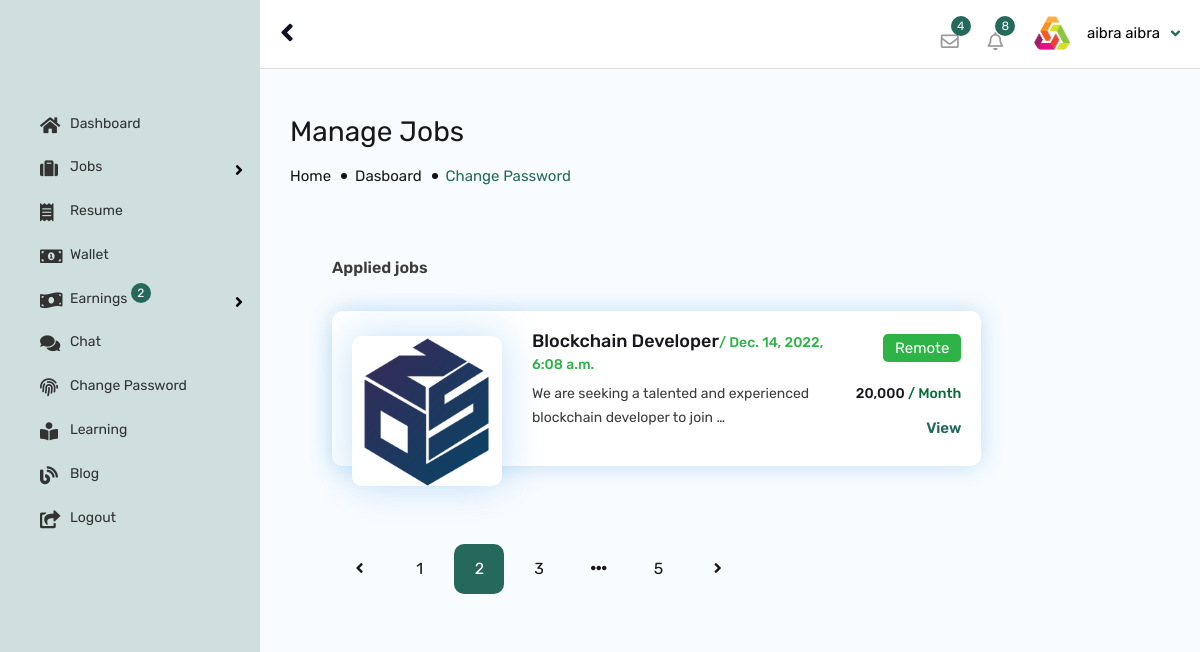
Screenshot of /job/my-applications/ (signed in) with the database file from the repository.
### app_user/models.py (models this page shows, shortened)
class AppUser(models.Model):
    qr_photo = models.FileField(upload_to='account_files/profile_photos/', blank=True, default="default_files/default_face.jpg")
    user = models.OneToOneField(User, on_delete=models.CASCADE)
    account_type = models.CharField(default="candidate",max_length=10)
    cprofile_status = models.BooleanField(default=False)
    cv = models.FileField(upload_to='account_files/profile_photos/', blank=True, default="default_files/default_face.jpg")
    profile_photo = models.FileField(upload_to='account_files/profile_photos/', blank=True, default="default_files/default_face.jpg")
    address = models.TextField(default=" ")
    country = models.CharField(default=" ",max_length=100)
    postcode = models.CharField(default=" ",max_length=100, blank=True, null=True)
    language = models.CharField(default=" ",max_length=100, blank=True, null=True)
    job_category = models.CharField(default=" ",max_length=100, blank=True, null=True)
    city = models.CharField(default=" ",max_length=100, blank=True, null=True)
    experience = models.CharField(default=" ",max_length=100, blank=True, null=True)
    current_salary = models.CharField(default=" ",max_length=100, blank=True, null=True)
    expected_salary = models.CharField(default=" ",max_length=100, blank=True, null=True)
    phone_no = models.CharField(default=" ",max_length=15)
    age = models.CharField(default="dd/mm/yyyy",max_length=55)
    gender = models.CharField(default=" ",max_length=10)
    facebook_link = models.CharField(default="",max_length=100, blank=True, null=True)
    twitter_link = models.CharField(default="",max_length=100, blank=True, null=True)
    instagram_link = models.CharField(default="",max_length=100, blank=True, null=True)
    linkedin_link = models.CharField(default="",max_length=100, blank=True, null=True)
    github_link = models.CharField(default="",max_length=100, blank=True, null=True)
    discord_link = models.CharField(default="",max_length=100, blank=True, null=True)
    agency_name = models.CharField(default="",max_length=30, null=True)
    rank = models.CharField(default="1",max_length=30, null=True)
    ranks = models.CharField(default="1",max_length=30, null=True)
    rankers = models.CharField(default="1",max_length=30, null=True)
    charge = models.CharField(default="0",max_length=30, null=True)
    bio = models.TextField(default="This agency have not updated their bio..", null=True)
    agency_logo = models.FileField(upload_to='account_files/profile_photos/', blank=True, default="default_files/default_face.jpg")
    resume = models.ForeignKey(Resume, on_delete=models.CASCADE, null=True)
    otp_code = models.CharField(default="none",max_length=10)
    ec_status = models.BooleanField(default=False)
    status = models.BooleanField(default=False)
    wallet_address = models.CharField(default="null",max_length=100)
    wallet_key = models.CharField(default="null",max_length=100)
    pub_date = models.DateTimeField(default=timezone.now)

### job/models.py (models this page shows, shortened)
class Job(models.Model):
	title = models.CharField(max_length=50, default="none")
	salary = models.CharField(max_length=30, default="none")
	category = models.CharField(max_length=30, default="none")
	description = models.TextField(default="none")
	job_type = models.CharField(max_length=20, default="none")
	experience = models.CharField(max_length=120, default="none")
	qualification = models.CharField(max_length=20, default="none", null=True)
	responsibility = models.TextField(default="none")
	skill_tag = models.CharField(max_length=2000, default="no skill required", null=True)
	requirement = models.TextField(default="none")
	contact_phone = models.CharField(max_length=20, default="none")
	contact_email = models.CharField(max_length=30, default="none")
	website = models.CharField(max_length=30, default="none")
	address = models.TextField(default="none")
	country = models.CharField(max_length=30, default="none")
	deadline = models.CharField(max_length=30, default="none")
	app_user = models.ForeignKey(AppUser, on_delete=models.CASCADE)
	applications = models.ManyToManyField(Application, through="JobApplicationConnector")
	interviews = models.ManyToManyField(Interview, through="JobInterviewConnector")
	quiz = models.ForeignKey(Quiz, on_delete=models.CASCADE, null=True)
	results = models.ManyToManyField(Result, through="JobResultConnector")
	status = models.BooleanField(default=False)
	pub_date = models.DateTimeField(default=timezone.now)

### job/views.py (the view)
# urls.py: path("my-applications/", views.MyApplicationsView, name="my_applications"),
def MyApplicationsView(request):
    app_user = AppUser.objects.get(user__pk=request.user.id)
    if request.method == "POST":
        pass
    else:
        my_applications = []
        jobs = Job.objects.all()
        for item in jobs:
            for jtem in item.applications.all():
                if jtem.app_user == app_user:
                    my_applications.append(item)
        context = {"app_user": app_user, "my_applications": my_applications}
        return render(request, "job/my_applications.html", context )

### job/templates/job/my_applications.html (shortened to what this page needs)
{% extends 'app_user/auth_base.html' %}
{% load static %}
{% load humanize %}
{% block content %}
{% include "app_user/header.html" %}
{% include "app_user/sidebar.html" %}
            <div id="content">
            <div class="content-admin-main">
                <div class="wt-admin-right-page-header clearfix">
                    <h2>Manage Jobs</h2>
                    <div class="breadcrumbs"><a href="#">Home</a><a href="#">Dasboard</a><span>Change Password</span></div>
                </div>
                <div class="container">
                    <div class="row">
                        <div class="col-xl-10 col-lg-8 col-md-12 m-b30">
                            <div class="twm-right-section-panel candidate-save-job site-bg-gray">
                                <div class="product-filter-wrap d-flex justify-content-between align-items-center">
                                    <span class="woocommerce-result-count-left">Applied jobs</span>
                                </div>
                                <div class="twm-jobs-list-wrap">
                                    <ul>
                                    {% if my_applications %}
                    				{% for item in my_applications %}
                                        <li>
                                            <div class="twm-jobs-list-style1 mb-5">
                                                <div class="twm-media">
                                                	{% if item.app_user.agency_logo %}
                                                    <img src="{{ item.app_user.agency_logo.url }}" alt="#">
                                                    {% else %}
                                                    <img src="{{ item.app_user.profile_photo.url }}" alt="#">
                                                    {% endif %}
                                                </div>
                                                <div class="twm-mid-content">
                                                    <a href="job-detail.html" class="twm-job-title">
                                                        <h4>{{ item.title }}<span class="twm-job-post-duration">/ {{ item.pub_date }}</span></h4>
                                                    </a>
                                                    <p class="twm-job-address">{{ item.description|truncatewords:11 }}</p>
                                                </div>
                                                <div class="twm-right-content">
                                                    <div class="twm-jobs-category green"><span class="twm-bg-green">{{ item.job_type }}</span></div>
                                                    <div class="twm-jobs-amount">{{ item.salary }} <span>/ Month</span></div>
                                                    <a href="{% url 'job:job_detail' item.id %}" class="twm-jobs-browse site-text-primary">View</a>
                                                </div>
                                            </div>
                                        </li>
        							{% endfor %}
                      				{% else %}
                        				<h2>Sorry, nothing here to see!</h2>
                      				{% endif %}
                                    </ul>
                                </div>
                                <div class="pagination-outer">
                                    <div class="pagination-style1">
                                        <ul class="clearfix">
                                            <li class="prev"><a href="javascript:;"><span> <i class="fa fa-angle-left"></i> </span></a></li>
                                            <li><a href="javascript:;">1</a></li>
                                            <li class="active"><a href="javascript:;">2</a></li>
                                            <li><a href="javascript:;">3</a></li>
                                            <li><a class="javascript:;" href="javascript:;"><i class="fa fa-ellipsis-h"></i></a></li>
                                            <li><a href="javascript:;">5</a></li>
                                            <li class="next"><a href="javascript:;"><span> <i class="fa fa-angle-right"></i> </span></a></li>
                                        </ul>
                                    </div>
                                </div>
                            </div>
                        </div>
                    </div>
                </div>
            </div>
        </div>
{% endblock %}

### app_user/templates/app_user/header.html (shortened to what this page needs)
{% load static %}
        <header id="header-admin-wrap" class="header-admin-fixed">
            <div id="header-admin">
                <div class="container">
                    <div class="header-left">
                        <div class="nav-btn-wrap">
                            <a class="nav-btn-admin" id="sidebarCollapse">
                                <span class="fa fa-angle-left"></span>
                            </a>
                        </div>
                    </div>
                    <div class="header-right">
                        <ul class="header-widget-wrap">
                            <li class="header-widget dashboard-message-dropdown">
                                <div class="dropdown">
                                    <a href="javascript:;" class="dropdown-toggle jobzilla-admin-messange" id="ID-MSG_dropdown" data-bs-toggle="dropdown">
                                        <i class="far fa-envelope"></i>
                                        <span class="notification-animate">4</span>
                                    </a>
                                </div>
                            </li>
                            <li class="header-widget dashboard-noti-dropdown">
                                <div class="dropdown">
                                    <a  href="javascript:;" class="dropdown-toggle jobzilla-admin-notification" id="ID-NOTI_dropdown" data-bs-toggle="dropdown">
                                        <i class="far fa-bell"></i>
                                        <span class="notification-animate">8</span>
                                    </a>
                                </div>
                            </li>
                            <li class="header-widget">
                                <div class="dashboard-user-section">
                                    <div class="listing-user">
                                        <div class="dropdown">
                                            <a href="javascript:;" class="dropdown-toggle" id="ID-ACCOUNT_dropdown" data-bs-toggle="dropdown">
                                                <div class="user-name text-black">
                                                    <span>
                                                        <img src="{{ app_user.profile_photo.url }}" alt="">
                                                    </span>{{ app_user.user.first_name }} {{ app_user.user.last_name }}
                                                </div>
                                            </a>
                                        </div>
                                    </div>
                               </div>
                            </li>
                        </ul>
                    </div>
                </div>
            </div>
        </header>

### rows the page displays
AppUser: profile_photo (picture), user.first_name "aibra", user.last_name "aibra"
Job: app_user.agency_logo (picture), title "Blockchain Developer", pub_date "Dec. 14, 2022, 6:08 a.m.", description "We are seeking a talented and experienced blockchain developer to join …", job_type "Remote", salary "20,000"
